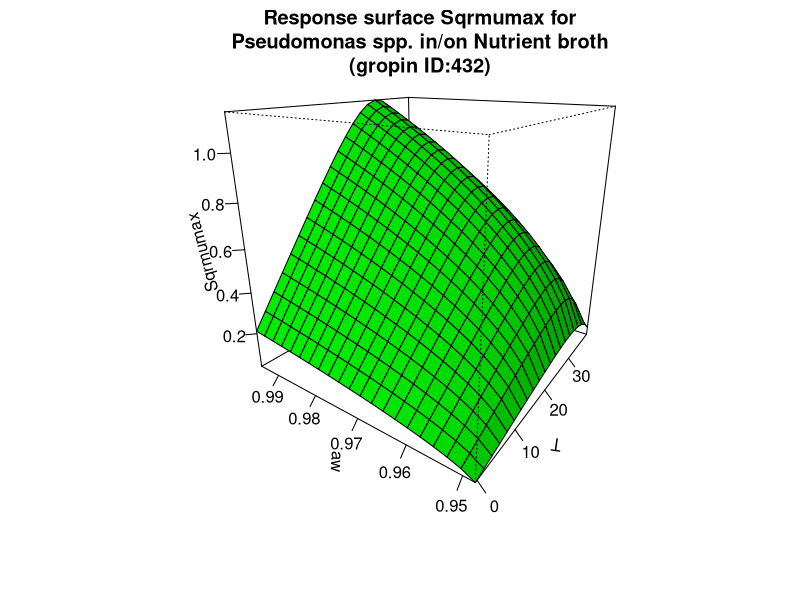

Reproduce this figure in R.
#############################
# start of Parameter script
#############################
T <- seq(-0.4004,39.1608391608392,length.out=21)
aw <- seq(0.947947,0.995004995004995,length.out=21)
#############################
# end of Parameter script
#############################
############################# 
# start of Model script Gropin ID 432 
#############################
 
# constant coefficients for this model
 
variables <- data.frame(T,aw)
argumentsPar <- expand.grid(variables)
 
# heart of the model
response_surface <- function(T,aw) {
   mumax <-0.1709*(T+6.1)*(1-exp(0.1723*(T-41.2)))*sqrt(aw-0.947)

return(mumax=mumax)
} 

# output parameters
responseSurface <- cbind(argumentsPar,response_surface(argumentsPar['T'],argumentsPar['aw']))
colnames(responseSurface) <- c(colnames(argumentsPar),'Sqrmumax')
#############################
# End of Model script
#############################
############################# 
# start of Visualisation script Gropin ID 432 
#############################
persp(T,aw,matrix(unlist(responseSurface$'Sqrmumax'),nrow=21),col = 'green',xlab='T',ylab='aw',zlab='Sqrmumax',main='Response surface Sqrmumax for
Pseudomonas spp. in/on Nutrient broth
(gropin ID:432)',theta=305,phi=20,shade=0.25,ticktype = 'detailed')
#############################
# End of Visualisation script
#############################
